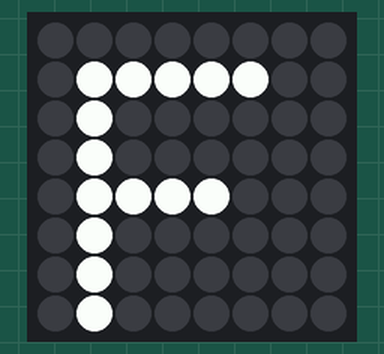
Bench run of a program on a simulated Raspberry Pi (BCM pin numbers) with a Sense HAT. On the bench: the Sense HAT's 8×8 RGB LED matrix. The 64×8 strip is a reading aid, not a part: it shows the text the matrix is scrolling, unrolled, one strip-width of it at a time. At 23.0 s the program stops and its outputs stay as they are.

Above: at 0.1 s.
At 0.6 s:
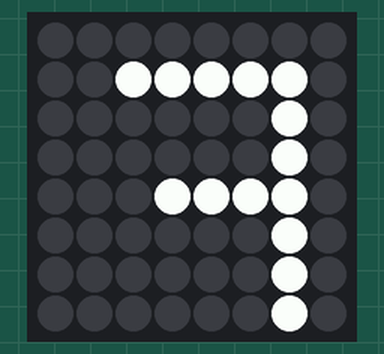
At 1.6 s:
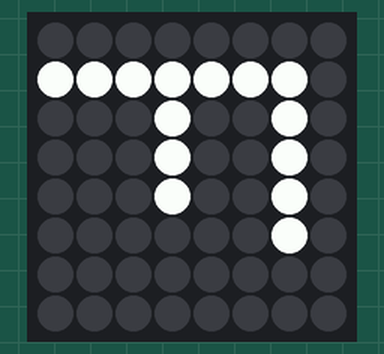
At 2.1 s:
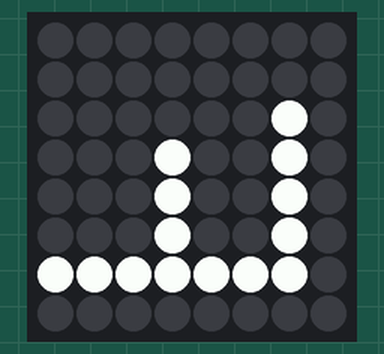
At 3.6 s:
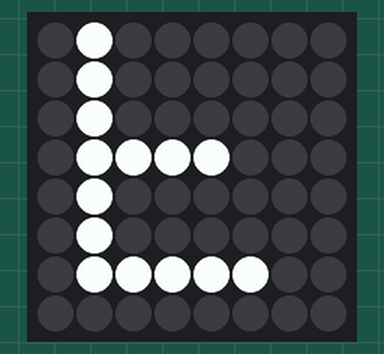
At 5.1 s:
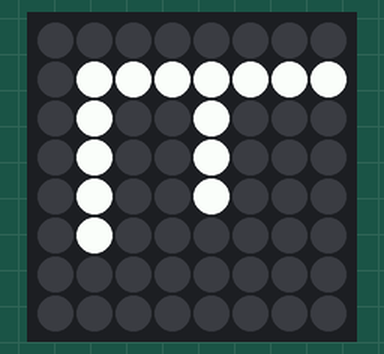

Measured:
- what the display in image 1 shows lasts 1.0 s, from 0.5 s to 1.5 s
- what the display in image 2 shows lasts 0.5 s, from 1.5 s to 2.0 s

The program:

05_rotation.py
```python
# File: 05_rotation.py
# Author: Raphael Holzer
# Date: 26. 11. 2018

from sense_hat import SenseHat
from time import sleep

sense = SenseHat()
directions = (0, 90, 180, 270)

for dir in directions:
    sense.set_rotation(dir)
    sense.show_letter('F')
    sleep(0.5)
    sense.flip_h()
    sleep(1)

for dir in directions:
    sense.set_rotation(dir)
    s = 'dir='+str(dir)
    sense.show_message(s)

    
```
